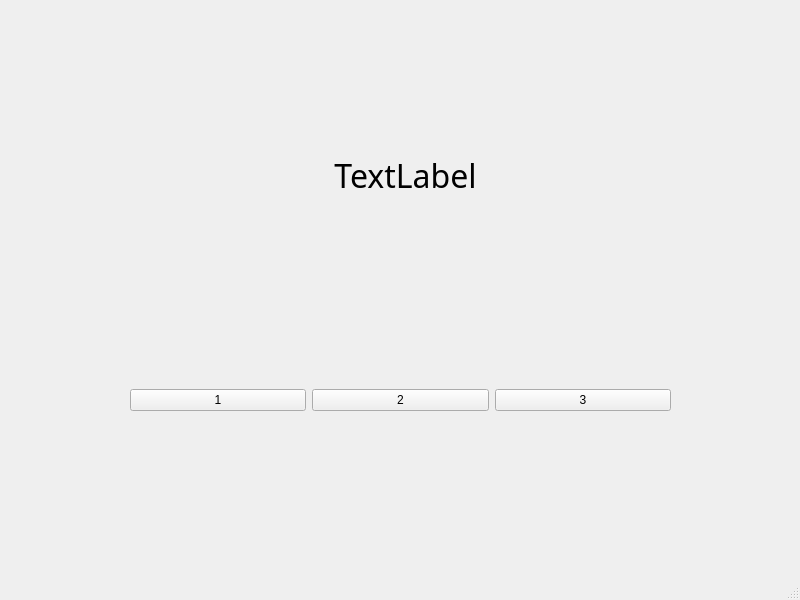
<?xml version="1.0" encoding="UTF-8"?>
<ui version="4.0">
 <class>MainWindow</class>
 <widget class="QMainWindow" name="MainWindow">
  <property name="geometry">
   <rect>
    <x>0</x>
    <y>0</y>
    <width>800</width>
    <height>600</height>
   </rect>
  </property>
  <property name="windowTitle">
   <string>MainWindow</string>
  </property>
  <widget class="QWidget" name="centralwidget">
   <widget class="QWidget" name="horizontalLayoutWidget">
    <property name="geometry">
     <rect>
      <x>130</x>
      <y>360</y>
      <width>541</width>
      <height>80</height>
     </rect>
    </property>
    <layout class="QHBoxLayout" name="horizontalLayout">
     <item>
      <widget class="QPushButton" name="pushButton_2">
       <property name="text">
        <string>1</string>
       </property>
      </widget>
     </item>
     <item>
      <widget class="QPushButton" name="pushButton">
       <property name="text">
        <string>2</string>
       </property>
      </widget>
     </item>
     <item>
      <widget class="QPushButton" name="pushButton_3">
       <property name="text">
        <string>3</string>
       </property>
      </widget>
     </item>
    </layout>
   </widget>
   <widget class="QLabel" name="label">
    <property name="geometry">
     <rect>
      <x>60</x>
      <y>130</y>
      <width>691</width>
      <height>91</height>
     </rect>
    </property>
    <property name="font">
     <font>
      <family>LG스마트체 Regular</family>
      <pointsize>24</pointsize>
     </font>
    </property>
    <property name="text">
     <string>TextLabel</string>
    </property>
    <property name="alignment">
     <set>Qt::AlignCenter</set>
    </property>
   </widget>
  </widget>
  <widget class="QMenuBar" name="menubar">
   <property name="geometry">
    <rect>
     <x>0</x>
     <y>0</y>
     <width>800</width>
     <height>21</height>
    </rect>
   </property>
  </widget>
  <widget class="QStatusBar" name="statusbar"/>
 </widget>
 <resources/>
 <connections>
  <connection>
   <sender>pushButton_2</sender>
   <signal>clicked()</signal>
   <receiver>MainWindow</receiver>
   <slot>firstClick()</slot>
   <hints>
    <hint type="sourcelabel">
     <x>219</x>
     <y>424</y>
    </hint>
    <hint type="destinationlabel">
     <x>257</x>
     <y>495</y>
    </hint>
   </hints>
  </connection>
  <connection>
   <sender>pushButton</sender>
   <signal>clicked()</signal>
   <receiver>MainWindow</receiver>
   <slot>secondClick()</slot>
   <hints>
    <hint type="sourcelabel">
     <x>435</x>
     <y>420</y>
    </hint>
    <hint type="destinationlabel">
     <x>450</x>
     <y>500</y>
    </hint>
   </hints>
  </connection>
  <connection>
   <sender>pushButton_3</sender>
   <signal>clicked()</signal>
   <receiver>MainWindow</receiver>
   <slot>thirdClick()</slot>
   <hints>
    <hint type="sourcelabel">
     <x>628</x>
     <y>425</y>
    </hint>
    <hint type="destinationlabel">
     <x>670</x>
     <y>504</y>
    </hint>
   </hints>
  </connection>
 </connections>
 <slots>
  <slot>firstClick()</slot>
  <slot>secondClick()</slot>
  <slot>thirdClick()</slot>
 </slots>
</ui>
